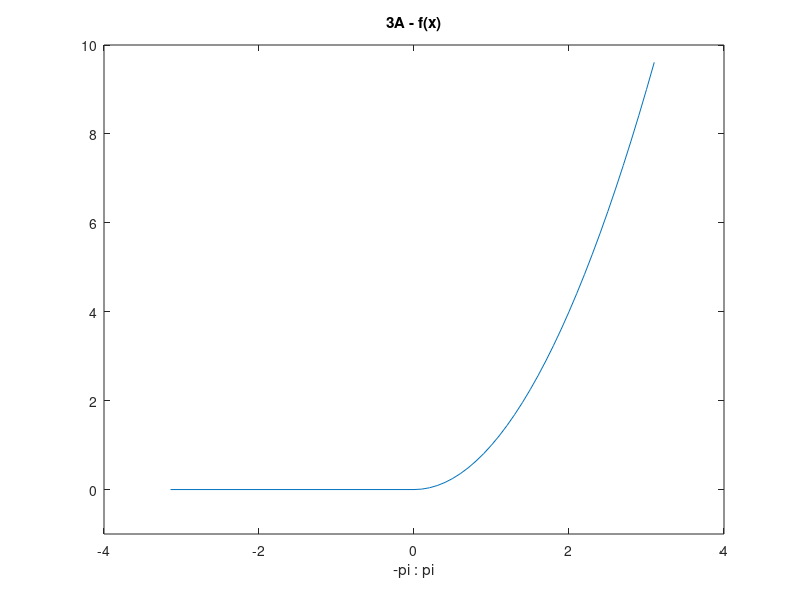

This figure's MATLAB source: (Note: this script raises an error after producing the figure.)
clear;
close all;

% Midterm

% 3A
figure(10)
a = [-pi, -0.000001]; 
b = 0:0.1:pi;
x = [a b];
y = [a*0 b.^2];
plot(x, y)
ylim([-1, 10])
xlabel('-pi : pi')
title('3A - f(x)')

figure(11)
part = @(n, x) 2 .* (-1).^n .* 1./n.^2 .* cos(n.*x) + 1./(pi.*n.^3) .* ((2-n.^2.*pi.^2) .* (-1).^n - 2) .* sin(n.*x);

nmax = 2;
f1 = @(x) (pi^2)/6 + sum(part(1:nmax, x));
fplot(f1, [-pi,pi]);
hold on

nmax = 10;
f2 = @(x) (pi^2)/6 + sum(part(1:nmax, x));
fplot(f2, [-pi,pi]);

nmax = 100;
f3 = @(x) (pi^2)/6 + sum(part(1:nmax, x));
fplot(f3, [-pi,pi]);

title('3A - F(x)')
legend(["n=2" "n=10" "n=100"], 'Location', 'Best')




% 3B
figure(20)
a = [-5, -0.000001]; 
b = 0:0.1:5;
x = [a b];
y = [a*0+1 1+b];
plot(x, y)
ylim([0, 7])
xlabel('-5 : 5')
title('3B - f(x)')

figure(21)
part = @(n, x) (5.*(-1).^n-5)/(n.^2.*pi.^2) .* cos(n.*pi.*x./5) + ((-1).^n./(pi.*n) - (6*pi*n.*(-1).^n)/(pi^2.*n.^2)) .* sin(n.*pi.*x./5);

nmax = 2;
f1 = @(x) 2.25 + sum(part(1:nmax, x));
fplot(f1, [-5,5]);
hold on

nmax = 10;
f2 = @(x) 2.25 + sum(part(1:nmax, x));
fplot(f2, [-5,5]);

nmax = 100;
f3 = @(x) 2.25 + sum(part(1:nmax, x));
fplot(f3, [-5,5]);

title('3B - F(x)')
legend(["n=2" "n=10" "n=100"], 'Location', 'Best')





% 3C
figure(30)
a = [-pi -0.000001]; 
b = [0 pi];
x = [a b];
y = [a*0-1 b*0+2];
plot(x, y)
ylim([-2, 3])
xlabel('-pi : pi')
title('3C - f(x)')

figure(31)
part = @(n, x) (3-3*(-1).^n)./n .* sin(n.*x);

nmax = 2;
f1 = @(x) 0.5 + sum(part(1:nmax, x));
fplot(f1, [-pi,pi]);
hold on

nmax = 10;
f2 = @(x) 0.5 + sum(part(1:nmax, x));
fplot(f2, [-pi,pi]);

nmax = 100;
f3 = @(x) 0.5 + sum(part(1:nmax, x));
fplot(f3, [-pi,pi]);

title('3C - F(x)')
legend(["n=2" "n=10" "n=100"], 'Location', 'Best')







